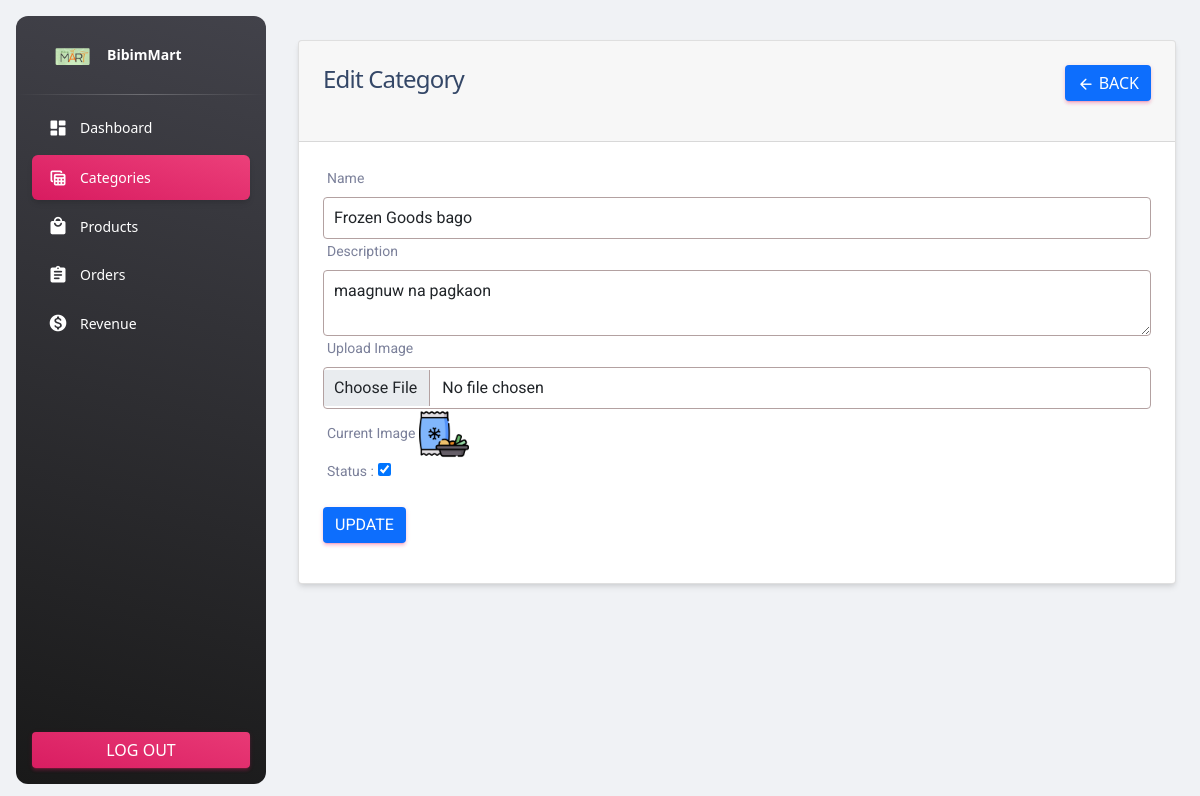
Before: /admin/edit-cat.php?id=2 with the older database file.
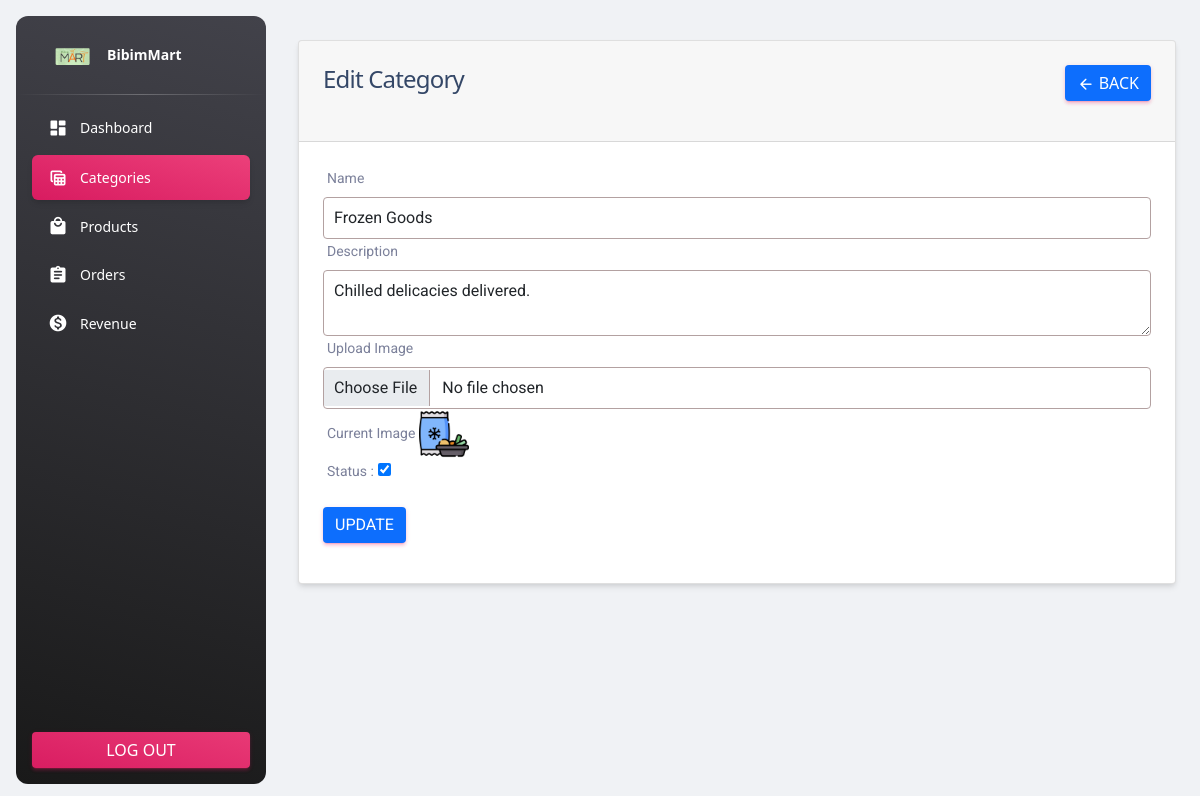
After: the same page with the newer database file.
### tables this page shows
CREATE TABLE `product_cat` (
  `product_cat_id` int(11) NOT NULL,
  `product_cat_name` varchar(50) NOT NULL,
  `product_cat_desc` varchar(50) NOT NULL,
  `product_cat_image` varchar(191) NOT NULL,
  `product_status` varchar(1) NOT NULL
);

### myfunctions.php (called while the page is built, shortened)
<?php
$conn = connection();
function getByIDcat($table, $id){
    global $conn;
    $query = "SELECT * FROM $table WHERE product_cat_id='$id' ";
    $query_run = mysqli_query($conn, $query);
    return $query_run;
}
?>

### admin/edit-cat.php (the view, shortened to what this page needs)
<?php
include ('includes/header.php');
?>
<div class="container">
    <div class="row mt-3">
        <div class="col-md-12">
            <?php
            if (isset($_GET['id'])) {
                $id = $_GET['id'];
                $category = getByIDcat("product_cat", $id);
                if (mysqli_num_rows($category) > 0) {
                    $data = mysqli_fetch_array($category);
                    ?>
                    <div class="card">
                    <div class="card-header">
                        <h4>Edit Category
                        <a href="category.php" class="btn btn-primary float-end"><i class="material-icons">arrow_back</i> Back</a>
                        </h4>
                    </div>
                    <div class="card-body">
                        <form action="code.php" method="POST" enctype="multipart/form-data">
                            <div class="row">
                                <div class="col-md-12">
                                    <label for="name">Name</label>
                                    <input type="text" name="name" value="<?=$data['product_cat_name'] ?>" placeholder="Enter category name" class="form-control"></input>
                                </div>
                                <div class="col-md-12">
                                    <label for="description">Description</label>
                                    <textarea rows="2" name="description" placeholder="Enter category description"
                                        class="form-control"><?=$data['product_cat_desc']?></textarea>
                                </div>
                                <div class="col-md-12">
                                    <label for="image">Upload Image</label>
                                    <input type="file" name="image" class="form-control">
                                    <label for="image">Current Image</label>
                                    <img src="../uploads/<?=$data['product_cat_image']?>" width="50px" height="50px" alt="">
                                </div>
                                <div class="col-md-3">
                                        <label class="mb-0">Status :</label>
                                        <input type="checkbox" <?=$data['product_status'] == '0' ? '' : 'checked' ?> name="status"></input>
                                </div>
                                <div class="col-md-12">
                                </div>
                                <div class="col-md-12 ">
                                    <button type="submit" class="btn btn-primary" name="update_category_btn">Update</button>
                                </div>
                            </div>
                        </form>
                    </div>
                </div>
                <?php
                } else {
                    echo "Category not found";
                }
            } else {
                echo "ID missing from url";
            }
            ?>
        </div>
    </div>
</div>
<?php include ('includes/footer.php'); ?>

Changed rows visible on the page:
changed product_cat: name "Frozen Goods bago" → "Frozen Goods"; description "maagnuw na pagkaon" → "Chilled delicacies delivered."
